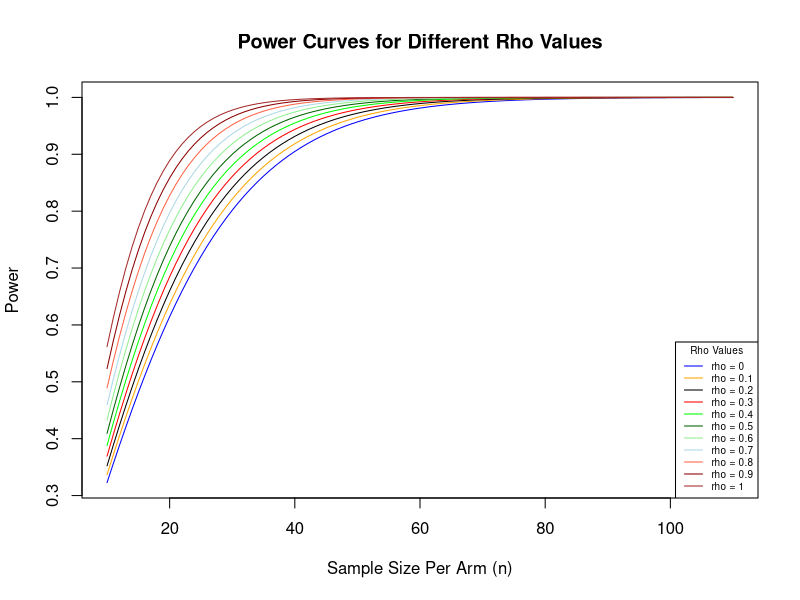

Reproduce this figure in R.
#' BTC1859 Data Science in Health I, Assignment 5
#' Prof. Nicholas Mitsakakis, Summer Term, 2024
#' Zachery Chan, 1005468012

# Github repo for R: https://github.com/SirAcia/BTC1859.git

#' ---------------------------------------------------------------------------------------------

library(pwr)

#' ---------------------------------------------------------------------------------------------
# QUESTION 1

# Examining the context of the study, it is a two-arm, paired study, observing 2 groups
# (control/PSG and Breadth-IDX/treatment) with an initial and a follow-up 6 months later 

# As the study is paired, rho is assumed to be contained between [0,1] (i.e. no 
# assumption of potential negative correlation)


# Defining rho values and sample sizes
rho_values <- seq(0, 1, by = 0.1)
n_vals <- seq(10,110, by = 1)

# As it is paired, calculating difference in standard deviations 
sd_diff <- 4 * sqrt(2 - rho_values)

# Calculating power values at different rho values, storing in a matrix 
# using delta = 3, and a significance level of 0.05 
powervals <- cbind(power.t.test(n = n_vals, delta = 3, sd = (4 * sqrt(2 -0.0)), sig.level = 0.05, type = "paired")$power, 
                   power.t.test(n = n_vals, delta = 3, sd = (4 * sqrt(2 -0.1)), sig.level = 0.05, type = "paired")$power, 
                   power.t.test(n = n_vals, delta = 3, sd = (4 * sqrt(2 -0.2)), sig.level = 0.05, type = "paired")$power, 
                   power.t.test(n = n_vals, delta = 3, sd = (4 * sqrt(2 -0.3)), sig.level = 0.05, type = "paired")$power, 
                   power.t.test(n = n_vals, delta = 3, sd = (4 * sqrt(2 -0.4)), sig.level = 0.05, type = "paired")$power, 
                   power.t.test(n = n_vals, delta = 3, sd = (4 * sqrt(2 -0.5)), sig.level = 0.05, type = "paired")$power, 
                   power.t.test(n = n_vals, delta = 3, sd = (4 * sqrt(2 -0.6)), sig.level = 0.05, type = "paired")$power, 
                   power.t.test(n = n_vals, delta = 3, sd = (4 * sqrt(2 -0.7)), sig.level = 0.05, type = "paired")$power, 
                   power.t.test(n = n_vals, delta = 3, sd = (4 * sqrt(2 -0.8)), sig.level = 0.05, type = "paired")$power, 
                   power.t.test(n = n_vals, delta = 3, sd = (4 * sqrt(2 -0.9)), sig.level = 0.05, type = "paired")$power, 
                   power.t.test(n = n_vals, delta = 3, sd = (4 * sqrt(2 -1)), sig.level = 0.05, type = "paired")$power 
)

# Plotting power curves 
# Setting blank plot 
plot(range(n_vals), range(powervals), type = "n", xlab = "Sample Size Per Arm (n)",ylab = "Power", main = "Power Curves for Different Rho Values")

# Setting colors for power curves
colors <- c("blue", "orange", "black", "red", "green", "darkgreen", "lightgreen", "lightblue", "tomato", "darkred", "brown")

# Graphing power curves 
matlines(n_vals, powervals, type="l", lty = 1, col = colors)

# Setting legend for graph 
legend("bottomright", legend = paste("rho =", rho_values), col = colors, lty = 1, 
      title = "Rho Values", cex = 0.6)


#' ---------------------------------------------------------------------------------------------
# QUESTION 2

# Setting rho to different values to test for alternative possibilities 
rho <- seq(0.1, 0.9, by = 0.1)

# Initializing a vector to store delta values
delta <- c()

# Using for loop to calculate power for each rho value
for (i in rho) {
  
  sd_diff <- 4 * sqrt(2 - i)
  # Using n =80 here as it is n per arm
  power_result <- power.t.test(n = 80, power = 0.8, sd = sd_diff, sig.level = 0.05, type = "paired")
  
  delta <- c(delta, power_result$delta)
}

# Vector of delta values 
delta

# Making matrix to list power for each rho 
deltas <- cbind(rho, delta)

deltas 

#' ---------------------------------------------------------------------------------------------
# QUESTION 3

# Calculating sample size for a two-proportion test with power = 0.8, significance level of 0.05
new_result <- power.prop.test(p1=0.4,p2=0.3, power = 0.8, sig.level = 0.05, alternative = "one.sided")

new_result 
